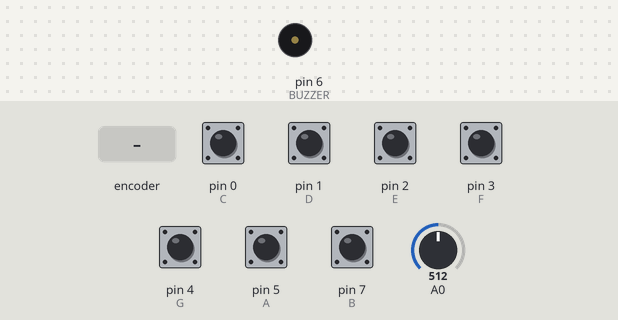
Bench run of a sketch on a simulated Arduino Uno, built with avr-gcc and run on an emulated ATmega328P. On the bench: buzzer (waves = sounding). Inputs (shaded band) come from the test bench; at power-on: pin 0 (C), pin 1 (D), pin 2 (E), pin 3 (F), pin 4 (G), pin 5 (A), pin 7 (B) HIGH, A0 = 512.

Above: at 0.8 s.
0.9 s: rotary encoder on pin 5 (A) / pin 7 (B) turned 1 step (first pin leading)
At 1.6 s:
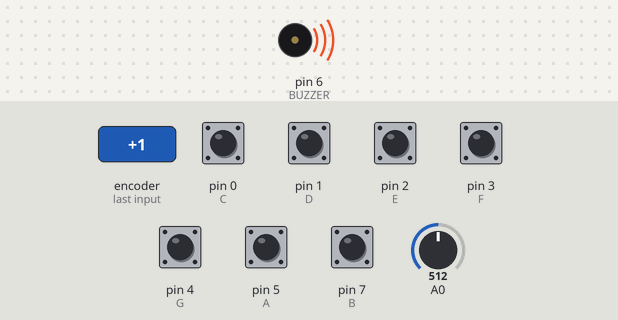
Timing chart, 0 to 3.9 s (numbered marks = the images above; inputs shaded):
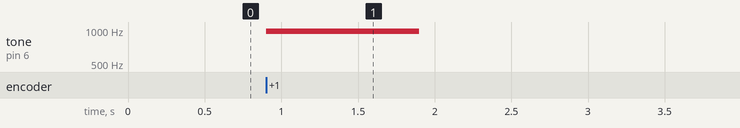

Measured:
- after the input at 0.9 s, tone on pin 6 (BUZZER): silent → 977 Hz at once, → silent 1.0 s later

The sketch:

Projeto_Final_E209_L3_Firmware.ino
```cpp
#define BUZZER PD6  // Saída sonora (buzzer)
#define C      PD0  // Nota DÓ
#define D      PD1  // Nota RÉ
#define E      PD2  // Nota MI
#define F      PD3  // Nota FÁ
#define G      PD4  // Nota SOL
#define A      PD5  // Nota LÁ
#define B      PD7  // Nota SI
// Máscara para identificar os pinos configurados para botões
#define MASCARA_BOTOES ((1 << C) | (1 << D) | (1 << E) | (1 << F) | (1 << G) | (1 << A) | (1 << B))

int   menor_nota = 20;                                               // Valor base para a frequência da menor nota
int   intervalo_notas = 20;                                          // Intervalo entre as notas em frequências
float maximo_adc = (255.0 - (menor_nota + intervalo_notas * 6.0));   // Calcula o fator de normalização (valor maximo de leitura) do ADC a partir da menor nota e do intervalo entre as notas
int   leitura_ADC = 0;                                               // Leitura obtida do ADC
int   nota = 0;                                                      // Nota sendo tocada (C, D, E, F, G, A ou B)
int   intensidade_buzzer = 0;                                        // Intensidade do buzzer
int   estado_buzzer = 0;                                             // Estado do buzzer (ligado/desligado)
int   ultimo_botao_pressionado = 0xFF;                               // Último botão pressionado (nenhum inicialmente)
int   estado_anterior_botoes = 0xFF;                                 // Estado anterior dos botões (todos "não pressionados")
int   estado_atual_botoes = 0xFF;                                    // Estado atual dos botões (todos "não pressionados")
int   contador_timer = 0;                                            // Contador para o timer de 1 segundo

// Inicializa o ADC
void inicializaADC() {
  ADMUX = (0 << REFS1) | (1 << REFS0);                               // Referência de tensão para 5V
  ADCSRA = (1 << ADEN) | (1 << ADPS2) | (1 << ADPS1) | (1 << ADPS0); // Habilita ADC com prescaler de 128
  DIDR0 = (1 << PC0);                                                // Desabilita entrada digital no pino ADC0
}

// Lê o ADC
void leADC() {
  ADMUX = (ADMUX & 0xF8) | PC0;               // Seleciona o canal ADC0
  ADCSRA |= (1 << ADSC);                      // Inicia a conversão
  while (ADCSRA & (1 << ADSC));               // Aguarda a finalização da conversão
  leitura_ADC = (ADC * maximo_adc) / 1023.0;  // Normaliza e armazena o resultado da conversão
}

// Inicializa Timer0 no modo PWM
void inicializaTimer0_PWM() {
  TCCR0A = (1 << WGM00) | (1 << WGM01) | (1 << COM0A1); // Configura Timer0 para modo PWM
  TCCR0B = (1 << CS01) | (1 << CS00);                   // Configura prescaler para 64
}

// Inicializa Timer2 no modo CTC
void inicializaTimer2_CTC() {
  TCCR2A = (1 << WGM21);           // Configura Timer2 para modo CTC
  TCCR2B = (1 << CS22);            // Configura prescaler para 64
  OCR2A = 156;                     // Define o valor de comparação para 1 segundo
  TIMSK2 = (1 << OCIE2A);          // Habilita a interrupção de comparação
}

// Configura os pinos
void inicializaPinos() {
  DDRD |= (1 << BUZZER);           // Configura PD6 como saída (BUZZER)
  DDRD &= ~MASCARA_BOTOES;         // Configura os pinos dos botões como entrada
  PORTD |= MASCARA_BOTOES;         // Habilita resistores pull-up para os botões
}

// ISR para Timer2 (controle do tempo do BUZZER)
ISR(TIMER2_COMPA_vect) {
  if (estado_buzzer) {             // Verifica se o buzzer está ligado
    contador_timer++;              // Incrementa o contador
    if (contador_timer >= 1592) {  // Verifica se 1 segundo se passou ((clock / prescaler) / (OCR2A + 1)) | ((16MHz / 64) / 157)
      contador_timer = 0;          // Reseta o contador
      intensidade_buzzer = 0;      // Zera a intensidade do buzzer
      OCR0A = 0;                   // Zera o valor de saída PWM
      estado_buzzer = 0;           // Desliga o buzzer
    }
  }
}

// Verifica botões e controla BUZZER
void verificaBotoes() {
  estado_atual_botoes = PIND & MASCARA_BOTOES; // Lê o estado atual dos botões (invertido para considerar pull-up)

  /*
  // Verifica qual botão foi pressionado e ajusta a nota correspondente (opção mais segura)
  if ((PIND & (1 << C)) && !estado_buzzer) {
    nota = menor_nota;                         // Define a frequência da nota C
    ultimo_botao_pressionado = (1 << C);       // Armazena PD0 como o botão pressionado
  } else if ((PIND & (1 << D)) && !estado_buzzer) {
    nota = menor_nota + intervalo_notas;       // Define a frequência da nota D
    ultimo_botao_pressionado = (1 << D);       // Armazena PD1 como  o botão pressionado
  } else if ((PIND & (1 << E)) && !estado_buzzer) {
    nota = menor_nota + intervalo_notas * 2;   // Define a frequência da nota E
    ultimo_botao_pressionado = (1 << E);       // Armazena PD2 como o botão pressionado
  } else if ((PIND & (1 << F)) && !estado_buzzer) {
    nota = menor_nota + intervalo_notas * 3;   // Define a frequência da nota F
    ultimo_botao_pressionado = (1 << F);       // Armazena PD3 como o botão pressionado
  } else if ((PIND & (1 << G)) && !estado_buzzer) {
    nota = menor_nota + intervalo_notas * 4;   // Define a frequência da nota G
    ultimo_botao_pressionado = (1 << G);       // Armazena PD4 como o botão pressionado
  } else if ((PIND & (1 << A)) && !estado_buzzer) {
    nota = menor_nota + intervalo_notas * 5;   // Define a frequência da nota A
    ultimo_botao_pressionado = (1 << A);       // Armazena PD5 como o botão pressionado
  } else if ((PIND & (1 << B)) && !estado_buzzer) {
    nota = menor_nota + intervalo_notas * 6;   // Define a frequência da nota B
    ultimo_botao_pressionado = (1 << B);       // Armazena PD7 como o botão pressionado
  } else {
    nota = 0;                                  // Zera a nota se nenhum botão foi pressionado
    ultimo_botao_pressionado = 0xFF;           // Reseta o último botão pressionado
  }
  */

  // Verifica qual botão foi pressionado e ajusta a nota correspondente (opção mais otimizada)
  for(int i = 0; i <= 6; i++){
    if(i == 6) {i++;}                          // Caso i = 6, incrementa i para verificação de PD7 (PD6 é o pin do buzzer)
    if(!(PIND & (1 << i)) && !estado_buzzer){   // Caso o botão de PDi esteja ativado e o buzzer desativado
      ultimo_botao_pressionado = (1 << i);     // Armazena o botão pressionado
      if(i == 7) {i--;}                        // Caso i = 7, subtrai i para o incremento correto do intervalo de notas de PD7
      nota = menor_nota + intervalo_notas * i; // Define a frequência da nota
      break;
    } else {
      nota = 0;                                // Zera a nota se nenhum botão foi pressionado
      ultimo_botao_pressionado = 0xFF;         // Reseta o último botão pressionado
    }
  }

  // Liga o buzzer se um botão foi pressionado, estado mudou e o buzzer estiver desligado
  if ((!(PIND & ultimo_botao_pressionado)) && (estado_atual_botoes != estado_anterior_botoes) && !estado_buzzer) {
    intensidade_buzzer = leitura_ADC + nota;       // Calcula a intensidade do buzzer (nota tocada + afinação definida pelo ADC)
    OCR0A = intensidade_buzzer;                    // Define a intensidade do PWM
    estado_buzzer = 1;                             // Marca buzzer como ligado
    contador_timer = 0;                            // Reseta o contador
    estado_anterior_botoes = estado_atual_botoes;  // Atualiza o estado dos botões
  } else {
    estado_anterior_botoes = estado_atual_botoes;  // Apenas atualiza o estado dos botões
  }
}

int main(void) {
  inicializaADC();         // Inicializa o ADC
  inicializaTimer0_PWM();  // Inicializa Timer0 no modo PWM
  inicializaTimer2_CTC();  // Inicializa Timer2 no modo CTC
  inicializaPinos();       // Configura os pinos
  sei();                   // Habilita interrupções globais

  while (1) {
    verificaBotoes();      // Verifica os botões
    leADC();               // Lê o valor do ADC
  }

  return 0;
}
```
